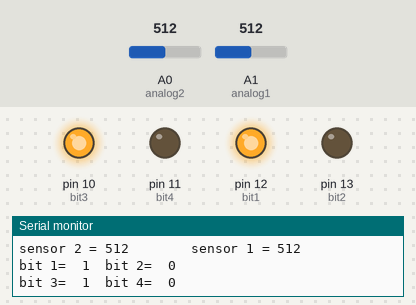
Bench run of a sketch on a simulated Arduino Uno, built with avr-gcc and run on an emulated ATmega328P. Parts: output pins drawn as LEDs (lit = HIGH), the last lines printed to the serial monitor. Inputs (shaded band) come from the test bench; at power-on: A0 (analog2) = 512, A1 (analog1) = 512.

Above: at 1.2 s.
1.3 s: A0 (analog2) set to 354
4.3 s: A0 (analog2) set to 332
At 4.9 s:
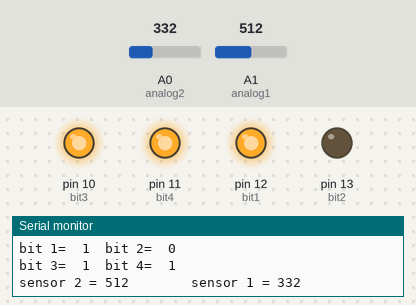
5.9 s: A1 (analog1) set to 359
8.9 s: A1 (analog1) set to 328
At 10.1 s:
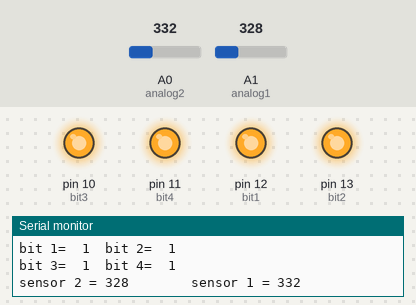
10.4 s: A0 (analog2) set to 1023
At 11.6 s:
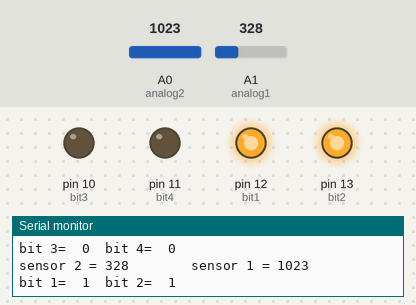
12.0 s: A1 (analog1) set to 351
At 13.0 s:
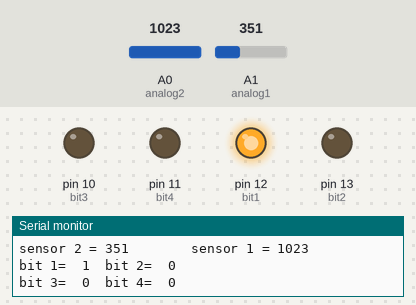
Timing chart, 0 to 14.6 s (numbered marks = the images above; inputs shaded):
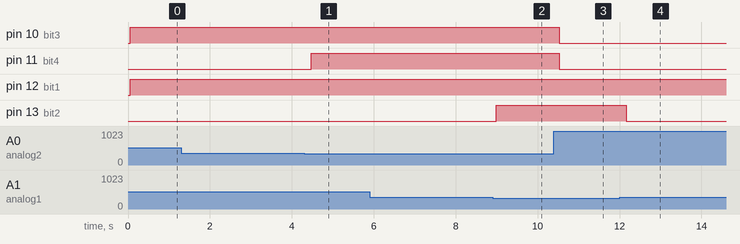

The sketch:

analog-digitalConverter.ino
```cpp
/*
este codigo esta diseñado con el fin de revisar cuales son las salidas de los analogos seleccionados para poder hacer los comandos de subir, bajar y dejar la raqueta estatica en el juego que se
está diseñando
*/
const int analog1 = A1;  // Puerto analogico donde se encuetnra conectado el eje x del joystick
const int analog2 = A0;  // Puerto analogico donde se encuetnra conectado el eje Y del joystick
const int bit1 =12;
const int bit2 =13;
const int bit3 =10;
const int bit4 =11;


int sensorValue1 = 0;        // value read from the 1 joystick
int sensorValue2 = 0;        // value read from the 2 joystick

void setup() {
  // initialize serial communications at 9600 bps:
  Serial.begin(9600);
  pinMode(bit1,OUTPUT);
  pinMode(bit2,OUTPUT);
  pinMode(bit3,OUTPUT);
  pinMode(bit4,OUTPUT);
  pinMode(analog1,INPUT);
  pinMode(analog2,INPUT);
}
void loop() {
  // read the analog in value:
  sensorValue1 = analogRead(analog1);
  sensorValue2 = analogRead(analog2);
  // print the results to the Serial Monitor:
  Serial.print("sensor 2 = ");
  Serial.print(sensorValue1);
  Serial.print("        sensor 1 = ");
  Serial.print(sensorValue2);
  Serial.println();
  delay(50);

  if(sensorValue1 >=0 & sensorValue1 <=341)
  {
    digitalWrite(bit1,HIGH);
    digitalWrite(bit2, HIGH);
    Serial.print("bit 1=  1");
    Serial.print("  bit 2=  1");
    Serial.println();

    }
    if(sensorValue1 >341 & sensorValue1 <=682){
    digitalWrite(bit1,HIGH);
    digitalWrite(bit2, LOW);
    Serial.print("bit 1=  1");
    Serial.print("  bit 2=  0");
    Serial.println();
    }
    if(sensorValue1 >682 & sensorValue1 <=1024){
    digitalWrite(bit1,LOW);
    digitalWrite(bit2, LOW);
    Serial.print("bit 1=  0");
    Serial.print("  bit 2=  0");
    Serial.println();
    }

  if(sensorValue2 >=0 & sensorValue2 <=341)
  {
    digitalWrite(bit3,HIGH);
    digitalWrite(bit4, HIGH);
    Serial.print("bit 3=  1");
    Serial.print("  bit 4=  1");
    Serial.println();

    }
    if(sensorValue2 >341 & sensorValue2 <=682){
    digitalWrite(bit3,HIGH);
    digitalWrite(bit4, LOW);
    Serial.print("bit 3=  1");
    Serial.print("  bit 4=  0");
    Serial.println();
    }
    if(sensorValue2 >682 & sensorValue2 <=1024){
    digitalWrite(bit3,LOW);
    digitalWrite(bit4, LOW);
    Serial.print("bit 3=  0");
    Serial.print("  bit 4=  0");
    Serial.println();
    }
}
```

Measured:
- the behaviour switches between 342 and 341 on A0 (analog2) (found by bisection; images 0 and 1)
- the behaviour switches between 342 and 341 on A1 (analog1) (found by bisection; images 1 and 2)
- after the input at 4.3 s, pin 11 (bit4): LOW → HIGH after 0.17 s
- after the input at 8.9 s, pin 13 (bit2): LOW → HIGH after 0.09 s
- after the input at 10.4 s, pin 10 (bit3), pin 11 (bit4): HIGH → LOW after 0.12 s
- after the input at 12.0 s, pin 13 (bit2): HIGH → LOW after 0.16 s
